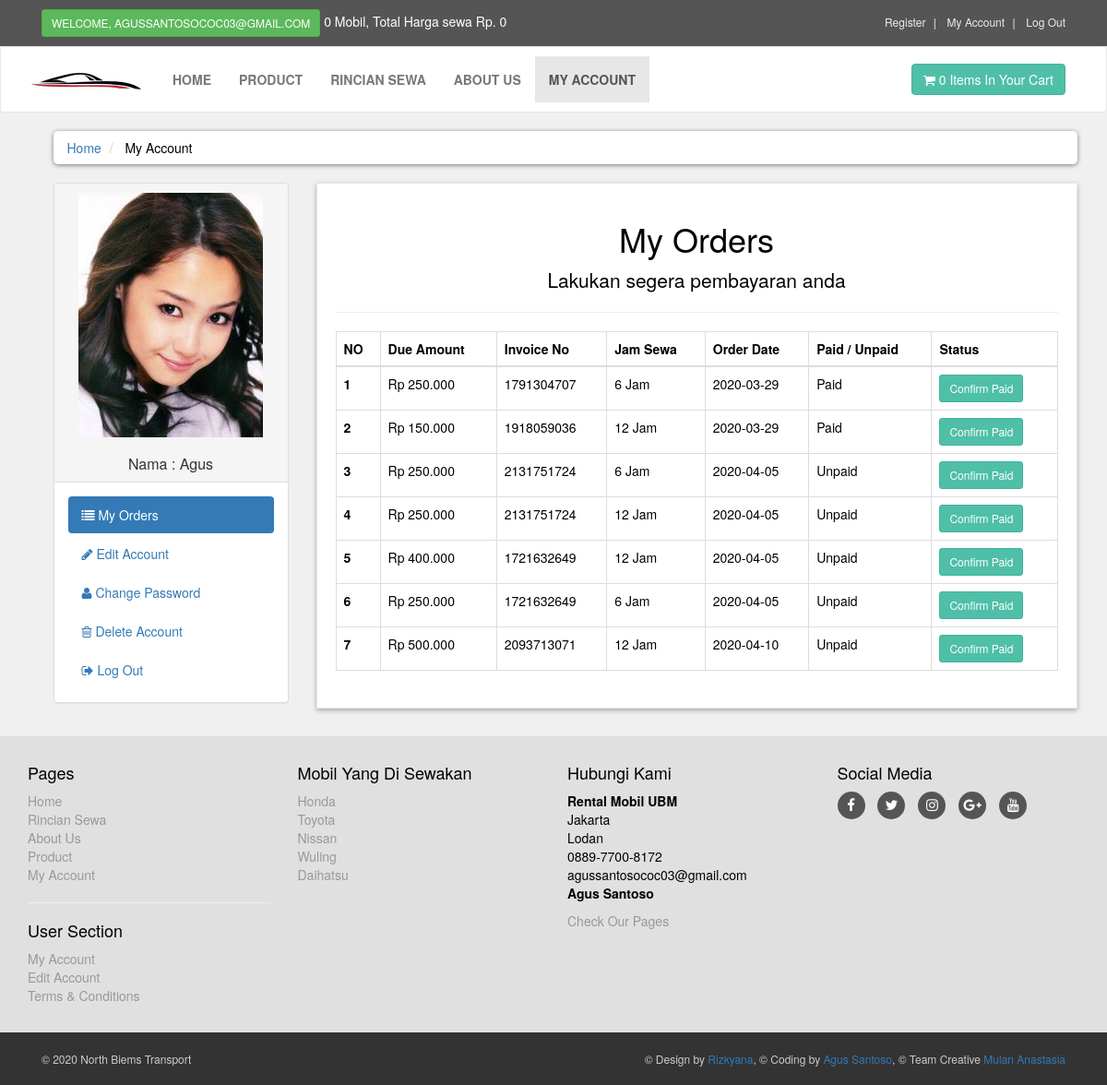
The page /customer/my_account.php?my_orders (signed in) on the database its author committed.
### tables this page shows
CREATE TABLE `customers` (
  `customer_id` int(10) NOT NULL,
  `customer_nama` varchar(255) NOT NULL,
  `customer_email` varchar(255) NOT NULL,
  `customer_alamat` text NOT NULL,
  `customer_nohp` varchar(25) NOT NULL,
  `customer_noktp` varchar(25) NOT NULL,
  `customer_imgktp` text NOT NULL,
  `customer_foto` text NOT NULL,
  `customer_pass` varchar(255) NOT NULL,
  `customer_ip` varchar(100) NOT NULL
);

CREATE TABLE `customer_booking` (
  `book_id` int(10) NOT NULL,
  `customer_id` int(10) NOT NULL,
  `due_amount` int(100) NOT NULL,
  `invoice_no` int(100) NOT NULL,
  `jam_sewa` text NOT NULL,
  `book_date` date NOT NULL,
  `book_status` text NOT NULL
);

CREATE TABLE `product_categories` (
  `pro_kat_id` int(10) NOT NULL,
  `pro_kat_title` text NOT NULL,
  `pro_kat_desc` text NOT NULL
);

### customer/my_orders.php (the view)
<center>
    <h1> My Orders </h1>
    <p class="lead"> Lakukan segera pembayaran anda</p>
</center>
<hr>
<div class="table-responsive">
    <table class="table table-bordered table-hover">
        <thead>
            <tr>
                <th> NO </th>
                <th> Due Amount </th>
                <th> Invoice No </th>
                <th> Jam Sewa </th>
                <th> Order Date</th>
                <th> Paid / Unpaid </th>
                <th> Status </th>
            </tr>
        </thead>
        <tbody>
            <?php
			$customer_session = $_SESSION['customer_email'];
			$get_customer = "select * from customers where customer_email='$customer_session'";
			$run_customer = mysqli_query($con, $get_customer);
			$row_customer = mysqli_fetch_array($run_customer);
			$customer_id = $row_customer['customer_id'];
			$get_booking = "select * from customer_booking where customer_id='$customer_id'";
			$run_booking = mysqli_query($con, $get_booking);
			$i = 0;
			while($row_booking = mysqli_fetch_array($run_booking)){
				$book_id = $row_booking['book_id'];
				$due_amount = $row_booking['due_amount'];
				$invoice_no = $row_booking['invoice_no'];
				$jam_sewa = $row_booking['jam_sewa'];
				$book_date = substr($row_booking['book_date'],0,11);
				$book_status = $row_booking['book_status'];
				$i++;
				if($book_status=='Pending'){
					$book_status = 'Unpaid';
				}else{
					$book_status = 'Paid';
				}
			?>
            <tr>
                <th><?php echo $i; ?></th>
                <td>Rp <?php echo $due_amount; ?>.000</td>
                <td><?php echo $invoice_no; ?></td>
                <td><?php echo $jam_sewa; ?></td>
                <td><?php echo $book_date; ?></td>
                <td><?php echo $book_status; ?></td>
                <td>
                    <a href="confirm.php?book_id=<?php echo $book_id; ?>" target="_self" class="btn btn-primary btn-sm"> Confirm Paid </a>
                </td>
            </tr>
            <?php } ?>
        </tbody>
    </table>
</div>

### customer/includes/kolomkategori.php
<div class="panel panel-default sidebar-menu">
    <div class="panel-heading">
       <?php
		$customer_session = $_SESSION['customer_email'];
		$get_customer = "select * from customers where customer_email='$customer_session'";
		$run_customer = mysqli_query($con, $get_customer);
		$row_customer = mysqli_fetch_array($run_customer);
		$customer_foto = $row_customer['customer_foto'];
		$customer_nama = $row_customer['customer_nama'];
		if(!isset($_SESSION['customer_email'])){
		}else{
			echo"
				<center>
					<img src='customer_image/$customer_foto' class='img-responsive'>
				</center>
				<br/>
				<h3 class='panel-title' align='center'>
					Nama : $customer_nama
				</h3>
			";
		}
		?>
    </div>
    <div class="panel-body">
        <ul class="nav-pills nav-stacked nav">
            <li class="<?php if(isset($_GET['my_orders'])){ echo "active"; } ?>">
                <a href="my_account.php?my_orders">
                    <i class="fa fa-list"></i> My Orders
                </a>
            </li>
            <li class="<?php if(isset($_GET['edit_account'])){ echo "active"; } ?>">
                <a href="my_account.php?edit_account">
                    <i class="fa fa-pencil"></i> Edit Account
                </a>
            </li>
            <li class="<?php if(isset($_GET['change_pass'])){ echo "active"; } ?>">
                <a href="my_account.php?change_password">
                    <i class="fa fa-user"></i> Change Password
                </a>
            </li>
            <li class="<?php if(isset($_GET['delete_account'])){ echo "active"; } ?>">
                <a href="my_account.php?delete_account">
                    <i class="fa fa-trash-o"></i> Delete Account
                </a>
            </li>
            <li>
                <a href="logout.php">
                    <i class="fa fa-sign-out"></i> Log Out
                </a>
            </li>
        </ul>
    </div>
</div>

### customer/includes/footer.php (shortened to what this page needs)
<div id="footer">
	<div class="container">
		<div class="row">
			<div class="col-sm-6 col-md-3">
				<h4>Pages</h4>
				<ul>
					<li> <a href="../index.php"> Home </a></li>
					<li> <a href="../rincian.php"> Rincian Sewa </a></li>
					<li> <a href="../about.php"> About Us </a></li>
					<li> <a href="../product.php"> Product </a></li>
					<li> <a href="my_account.php"> My Account </a></li>
				</ul>
				<hr>
				<h4> User Section</h4>
				<ul>
					<?php
						if(!isset($_SESSION['customer_email'])){
							echo" <a href='../checkout.php'>Login</a>";
						}else{
							echo" <a href='my_account.php?my_orders'>My Account</a>";
						}
					?>
					<li>
						<?php
							if(!isset($_SESSION['customer_email'])){
								echo" <a href='../checkout.php'>Login</a>";
							}else{
								echo" <a href='my_account.php?edit_account'>Edit Account</a>";
							}
						?>
					</li>
					<li><a href="../terms.php">Terms & Conditions</a></li>
				</ul>
			</div>
			<div class="col-sm-6 col-md-3">
				<h4> Mobil Yang Di Sewakan</h4>
				<ul>
					<?php
					$get_pro_kat = "select * from product_categories";
					$run_pro_kat = mysqli_query($con, $get_pro_kat);
					while($row_pro_kat=mysqli_fetch_array($run_pro_kat)){
						$pro_kat_id = $row_pro_kat['pro_kat_id'];
						$pro_kat_title = $row_pro_kat['pro_kat_title'];
						echo "
							<li>
								<a href='../product.php?product_kat=$pro_kat_id'>
									$pro_kat_title
								</a>
							</li>
						";
					}
					?>
				</ul>
			</div>
			<div class="col-sm-6 col-md-3">
				<h4> Hubungi Kami </h4>
				<p>
					<strong> Rental Mobil UBM</strong>
					<br/> Jakarta
					<br/> Lodan
					<br/> 0889-7700-8172
					<br/> agussantosococ03@gmail.com
					<br/> <strong>Agus Santoso</strong>
				</p>
				<a href="../about.php"> Check Our Pages</a>
			</div>
			<div class="col-sm-6 col-md-3">
				<h4> Social Media</h4>
				<p class="social">
					<a href="https://www.facebook.com" class="fa fa-facebook"></a>
					<a href="https://www.twitter.com" class="fa fa-twitter"></a>
					<a href="https://www.instagram.com/agussantoso_w" class="fa fa-instagram"></a>
					<a href="https://www.gmail.com" class="fa fa-google-plus"></a>
					<a href="https://www.youtube.com" class="fa fa-youtube"></a>
				</p>
			</div>
		</div>
	</div>
</div>
<div id="copyright">
	<div class="container">
		<div class="col-md-6">
			<p class="pull-left"> &copy; 2020 North Biems Transport </p>
		</div>
		<div class="col-md-6">
			<p class="pull-right"> &copy; Design by <a href="https://www.instagram.com/susukntlmanis.uht/"> Rizkyana</a>, &copy; Coding by <a href="https://www.instagram.com/agussantoso_w/">Agus Santoso</a>, &copy; Team Creative <a href="https://www.instagram.com/mulan_anastasia/">Mulan Anastasia</a> </p>
		</div>
	</div>
</div>

### customer/styles/style.css (style rules this page uses)
body { font-size: 14px; line-height: 1.42857143; color: #000000; background: #f0f0f0; overflow-x: hidden; }
.btn-primary { color: rgb(255, 255, 255); background: rgb(79, 191, 168); border-color: rgb(65, 179, 156); }
#footer { background: #e0e0e0; padding: 20px 0; }
#footer a { color: #999999; padding: 0; text-decoration: none; }
#footer ul { list-style: none; padding-left: 0px; }
#footer .social { text-align: left; }
#footer .social a { margin: 0px 10px 0px 0px; display: inline-block; color: #ffffff; width: 30px; height: 30px; border-radius: 15px; line-height: 30px; font-size: 15px; text-align: center; vertical-align: bottom; background: #555555; }
#copyright { background: #333333; color: #cccccc; padding: 20px 0px; font-size: 12px; }
#copyright p { margin: 0px; }

### rows shown on the page
customers: customer_foto (picture), customer_nama "Agus"
customer_booking: due_amount "250", invoice_no "1791304707", jam_sewa "6 Jam", book_date "2020-03-29", book_status "Paid"
customer_booking: due_amount "150", invoice_no "1918059036", jam_sewa "12 Jam", book_date "2020-03-29", book_status "Paid"
customer_booking: due_amount "250", invoice_no "2131751724", jam_sewa "6 Jam", book_date "2020-04-05", book_status "Unpaid"
customer_booking: due_amount "250", invoice_no "2131751724", jam_sewa "12 Jam", book_date "2020-04-05", book_status "Unpaid"
customer_booking: due_amount "400", invoice_no "1721632649", jam_sewa "12 Jam", book_date "2020-04-05", book_status "Unpaid"
customer_booking: due_amount "250", invoice_no "1721632649", jam_sewa "6 Jam", book_date "2020-04-05", book_status "Unpaid"
customer_booking: due_amount "500", invoice_no "2093713071", jam_sewa "12 Jam", book_date "2020-04-10", book_status "Unpaid"
product_categories: pro_kat_title "Honda"
product_categories: pro_kat_title "Toyota"
product_categories: pro_kat_title "Nissan"
product_categories: pro_kat_title "Wuling"
product_categories: pro_kat_title "Daihatsu"

### other values the page prints
$_SESSION['customer_email'] "AGUSSANTOSOCOC03@GMAIL.COM"
$count_items "0 0"
$total "0"
